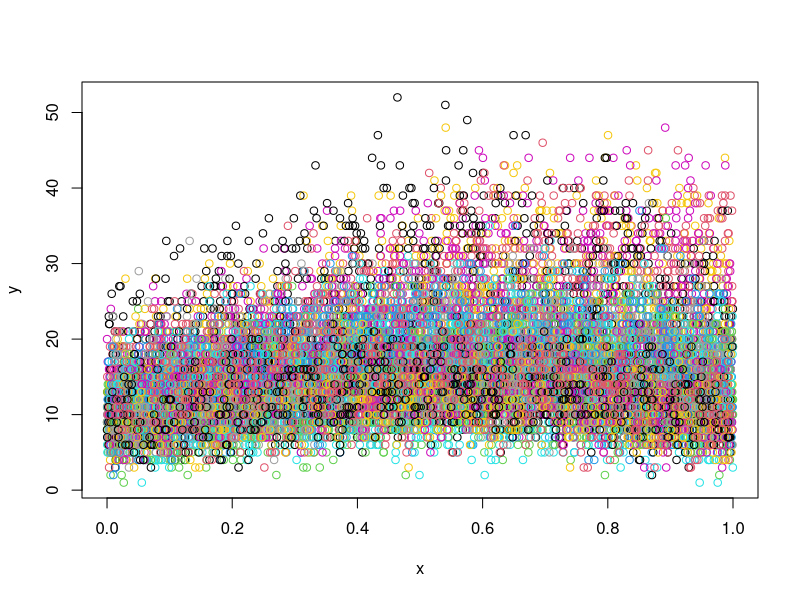
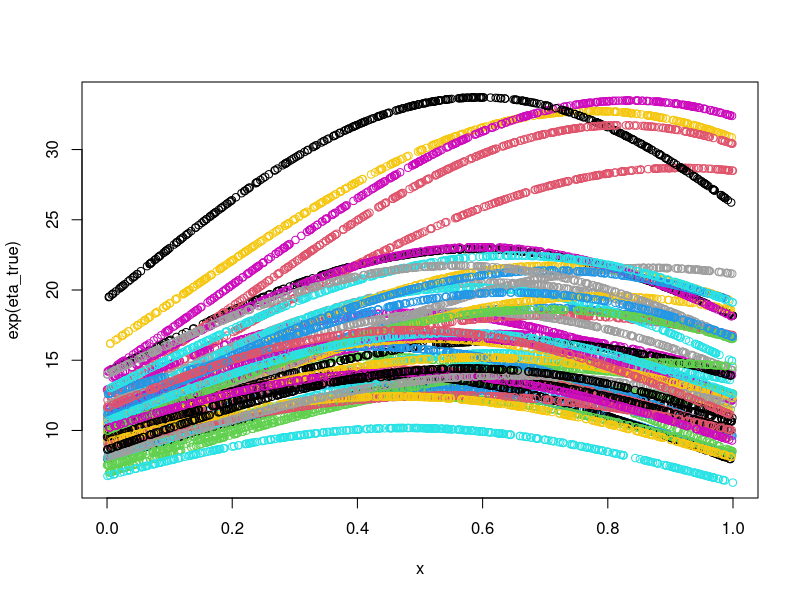

Here is the R script that generated these plots, in order: (Note: this script raises an error after producing the figures.)
# load libraries
library(Matrix)
library(lme4)

# {{{ generate data
set.seed(300)
# simulate data
n <- 400
nind <- 50
x <- runif(n * nind)
xmat <- cbind(rep(1, n * nind), x, x^2)
betas_true <- c(2.323, 1.73, -1.4)
bs_true <- rnorm(nind * 3, 0, 0.21)
id <- rep(1:nind, each = n)
z_blocks <- lapply(
  seq_len(ncol(xmat)),
  function(j) lapply(split(xmat[, j], id), as.matrix)
)
z_blocks <- lapply(seq_along(z_blocks[[1]]), function(i) {
  do.call(cbind, lapply(z_blocks, function(block) block[[i]]))
})
zmat <- Matrix::bdiag(z_blocks)
eta_true <- as.vector(xmat %*% betas_true + zmat %*% bs_true)
y <- rpois(n * nind, exp(eta_true))
plot(x, y, col = id)
plot(x, exp(eta_true), col = id)

# }}} generate data
# {{{ Estimation
gauss_kern <- function(pt) {
  exp((-1 / 2) * ((pt)^2))
}
k_h <- function(pt, h) {
  gauss_kern(pt / h) / h
}
k_ih <- function(pt, qry, h) {
  k_h(pt - qry, h)
}
xseq <- seq(0, 1, length.out = 100)
cl <- parallel::makeCluster(31)
invisible(parallel::clusterEvalQ(cl, {
  library(lme4)
}))
parallel::clusterExport(cl, c("x", "y", "id", "k_ih", "k_h", "gauss_kern"))
fits <- parallel::parLapply(cl, xseq, function(qry) {
  kernel_weights <- sqrt(k_ih(x, qry, 0.05))
  glm1 <- glmer(y ~ 1 + (1 | id), family = "poisson", weights = kernel_weights)
  list(
    fixef = as.numeric(fixef(glm1)[1]),
    coefs = as.numeric(coef(glm1)$id[[1]])
  )
})
parallel::stopCluster(cl)
fixefs <- unlist(lapply(fits, function(elmt) exp(elmt$fixef)))
coefs <- do.call(rbind, lapply(fits, function(elmt) exp(elmt$coefs)))
plot(x, exp(eta_true), col = id)
lines(xseq, fixefs, col = "black", lwd = 5)
for (i in 1:nind) {
  lines(xseq, coefs[, i], col = adjustcolor(i, 0.5), lwd = 3)
}
lines(xseq, fixefs, col = "black", lwd = 5)
# }}} Estimation


#
